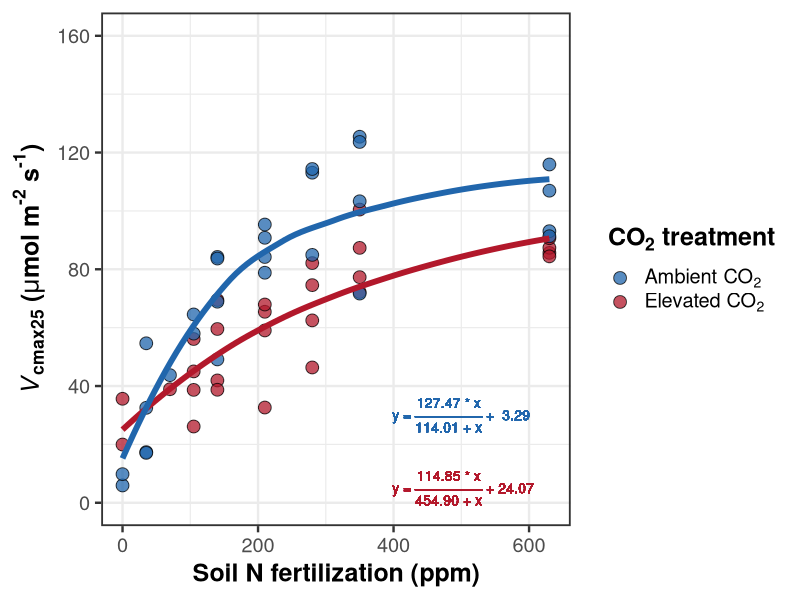
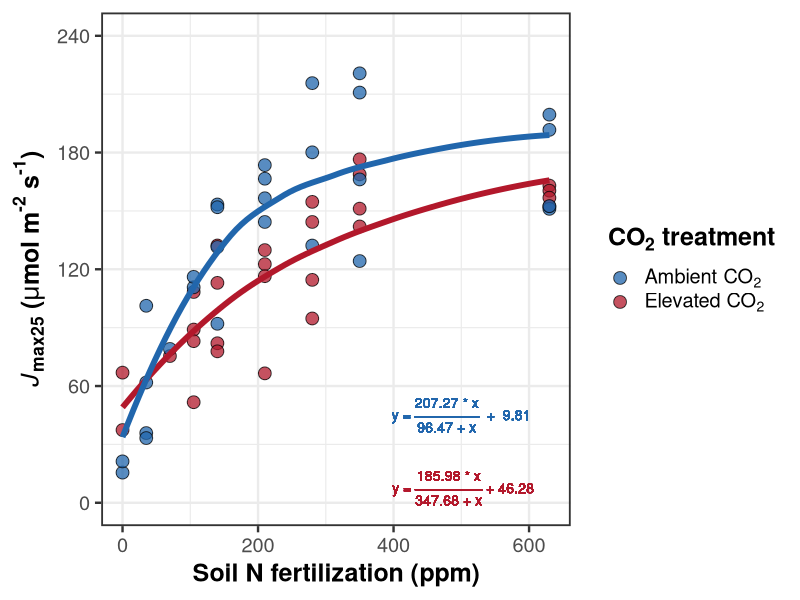
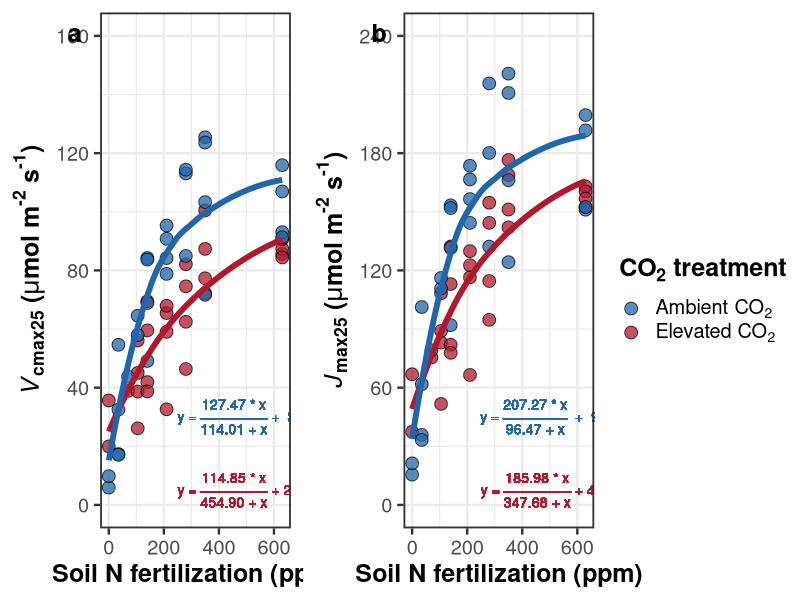

R code for these plots, in order:
# Code for nitrogen WG manuscript that explores and plots nonlinear effects of 
# increasing nitrogen fertilization on indices of photosynthetic capacity
# (Vcmax25, Jmax25)
#
# Note that this script assumes that the eaperkowski/NxCO2xI_ms_data data
# repository is the root working directory
# URL: https://github.com/eaperkowski/NxCO2xI_ms_data

##########################################################################
# Load libraries and import data
##########################################################################
# Libraries
library(tidyverse)
library(nlme)
library(ggpubr)
library(emmeans)

# Read compiled data file, ensure N fertilization is numeric, then filter 
# all uninoculated plants where nodule biomass:root biomass was greater than 
# 0.05 g/g
df <- read.csv("data/NxCO2xI_data.csv") %>%
  mutate(n.trt = as.numeric(n.trt)) %>%
  filter(inoc == "inoc" | (inoc == "no.inoc" & nod.root.ratio < 0.05))

##########################################################################
# Vcmax25 nonlinear saturating regression model and plot
##########################################################################

# Create nonlinear saturating regression to explain nonlinear saturating
# Vcmax response to fertilization. Note that model uses data collected from 
# only uninoculated individuals grown under elevated CO2
vcmax.nls.elv <- nls(formula = vcmax25 ~ a + ((b * n.trt) / (c + n.trt)),
                     start = list(a = 24, b = 114, c = 454),
                     data = subset(df, inoc == "no.inoc" & co2 == "elv"))

# Create nonlinear saturating regression to explain nonlinear saturating
# Vcmax response to fertilization. Note that model uses data collected from 
# only uninoculated individuals grown under elevated CO2
vcmax.nls.amb <- nls(formula = vcmax25 ~ a + ((b * n.trt) / (c + n.trt)),
                     start = list(a = 3, b = 127, c = 114),
                     data = subset(df, inoc == "no.inoc" & co2 == "amb"))

# Create predicted trendlines along range in N fertilization values for 
# both CO2 treatments
vcmax.nls.elv.pred <- data.frame(
  emmeans(vcmax.nls.elv, ~1, "n.trt",
          at = list(n.trt = seq(0, 630, 1)),
          data = subset(df, inoc == "no.inoc" & co2 == "elv")))

vcmax.nls.amb.pred <- data.frame(
  emmeans(vcmax.nls.amb, ~1, "n.trt",
          at = list(n.trt = seq(0, 630, 1)),
          data = subset(df, inoc == "no.inoc" & co2 == "amb")))

# Create Vcmax plot
vcmax25.plot <- ggplot(data = subset(df, inoc == "no.inoc"), 
                       aes(x = n.trt, y = vcmax25)) +
  geom_point(aes(fill = co2), alpha = 0.75, size = 4, shape = 21) +
  geom_smooth(data = vcmax.nls.elv.pred, aes(y = emmean), color = "#b2182b",
              linewidth = 2, se = FALSE) +
  geom_smooth(data = vcmax.nls.amb.pred, aes(y = emmean), color = "#2166ac",
              linewidth = 2, se = FALSE) +
  geom_text(aes(500, 5, label=(paste(expression(" y = "*frac("114.85 * x", "454.90 + x")*" + 24.07")))),
                parse = TRUE, size = 3.5, color = "#b2182b") +
  geom_text(aes(500, 30, label=(paste(expression("y = "*frac("127.47 * x", "114.01 + x")*" +  3.29")))),
            parse = TRUE, size = 3.5, color = "#2166ac") +
  scale_fill_manual(values = c("#2166ac", "#b2182b"),
                     labels = c(expression("Ambient CO"["2"]),
                                expression("Elevated CO"["2"]))) +
  scale_y_continuous(limits = c(0, 160), breaks = seq(0, 160, 40)) +
  labs(x = "Soil N fertilization (ppm)",
       y = expression(bold(italic("V")["cmax25"]*" ("*mu*"mol m"^"-2"*" s"^"-1"*")")),
       fill = expression(bold("CO"["2"]*" treatment"))) +
  theme_bw(base_size = 18) +
  theme(legend.title = element_text(face = "bold"),
        axis.title = element_text(face = "bold"),
        panel.border = element_rect(linewidth = 1.25),
        legend.text.align = 0)
vcmax25.plot

##########################################################################
## Jmax25 nonlinear saturating regression model and plot
##########################################################################

# Create nonlinear saturating regression to explain nonlinear saturating
# Jmax response to fertilization. Note that model uses data collected from 
# only uninoculated individuals grown under elevated CO2
jmax.nls.elv <- nls(formula = jmax25 ~ a + ((b * n.trt) / (c + n.trt)),
                    start = list(a = 46, b = 185, c = 347),
                    data = subset(df, inoc == "no.inoc" & co2 == "elv"))

# Create nonlinear saturating regression to explain nonlinear saturating
# Jmax response to fertilization. Note that model uses data collected from 
# only uninoculated individuals grown under ambient CO2
jmax.nls.amb <- nls(formula = jmax25 ~ a + ((b * n.trt) / (c + n.trt)),
                    start = list(a = 9, b = 207, c = 96),
                    data = subset(df, inoc == "no.inoc" & co2 == "amb"))

# Create predicted trendlines along range in N fertilization values for 
# both CO2 treatments
jmax.nls.elv.pred <- data.frame(
  emmeans(jmax.nls.elv, ~1, "n.trt",
          at = list(n.trt = seq(0, 630, 1)),
          data = subset(df, inoc == "no.inoc" & co2 == "elv")))

jmax.nls.amb.pred <- data.frame(
  emmeans(jmax.nls.amb, ~1, "n.trt",
          at = list(n.trt = seq(0, 630, 1)),
          data = subset(df, inoc == "no.inoc" & co2 == "amb")))

# Create Jmax25 plot
jmax25.plot <- ggplot(data = subset(df, inoc == "no.inoc"), 
                       aes(x = n.trt, y = jmax25)) +
  geom_point(aes(fill = co2), alpha = 0.75, size = 4, shape = 21) +
  geom_smooth(data = jmax.nls.elv.pred, aes(y = emmean), color = "#b2182b",
              linewidth = 2, se = FALSE) +
  geom_smooth(data = jmax.nls.amb.pred, aes(y = emmean), color = "#2166ac",
              linewidth = 2, se = FALSE) +
  geom_text(aes(500, 7.5, label=(paste(expression(" y = "*frac("185.98 * x", "347.68 + x")*" + 46.28")))),
            parse = TRUE, size = 3.5, color = "#b2182b") +
  geom_text(aes(500, 45, label=(paste(expression("y = "*frac("207.27 * x", "96.47 + x")*"  +  9.81")))),
            parse = TRUE, size = 3.5, color = "#2166ac") +
  scale_fill_manual(values = c("#2166ac", "#b2182b"),
                    labels = c(expression("Ambient CO"["2"]),
                               expression("Elevated CO"["2"]))) +
  scale_y_continuous(limits = c(0, 240), breaks = seq(0, 240, 60)) +
  labs(x = "Soil N fertilization (ppm)",
       y = expression(bold(italic("J")["max25"]*" ("*mu*"mol m"^"-2"*" s"^"-1"*")")),
       fill = expression(bold("CO"["2"]*" treatment"))) +
  theme_bw(base_size = 18) +
  theme(legend.title = element_text(face = "bold"),
        axis.title = element_text(face = "bold"),
        panel.border = element_rect(linewidth = 1.25),
        legend.text.align = 0)
jmax25.plot

##########################################################################
# Create paneled figure with Vcmax and Jmax nonlinear saturating 
# responses to N fertilization. Write file as .png with high resolution
##########################################################################
# png("[insert path here]", width = 12, 
#     height = 4.5, units = "in", res = 600)
ggarrange(vcmax25.plot, jmax25.plot, common.legend = TRUE, legend = "right",
          labels = c("a", "b"), font.label = list(size = 18),
          label.x = 0.2, label.y = 0.975)
# dev.off()
